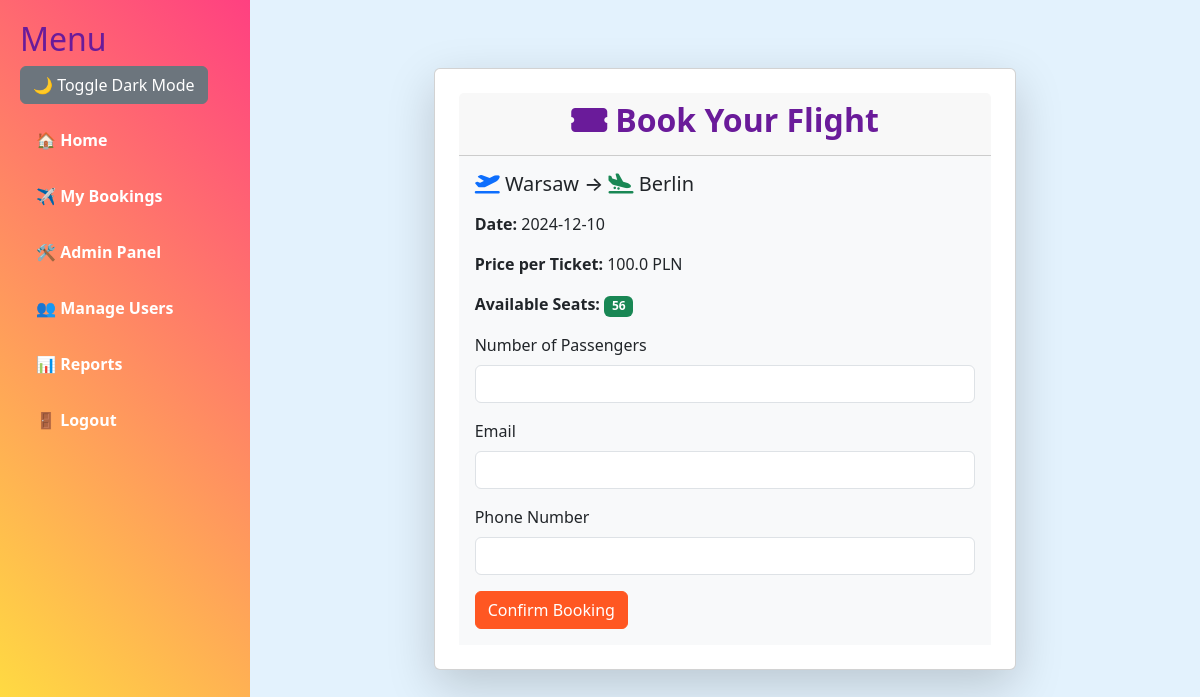
Before: /book/1 (signed in) with the older database file.
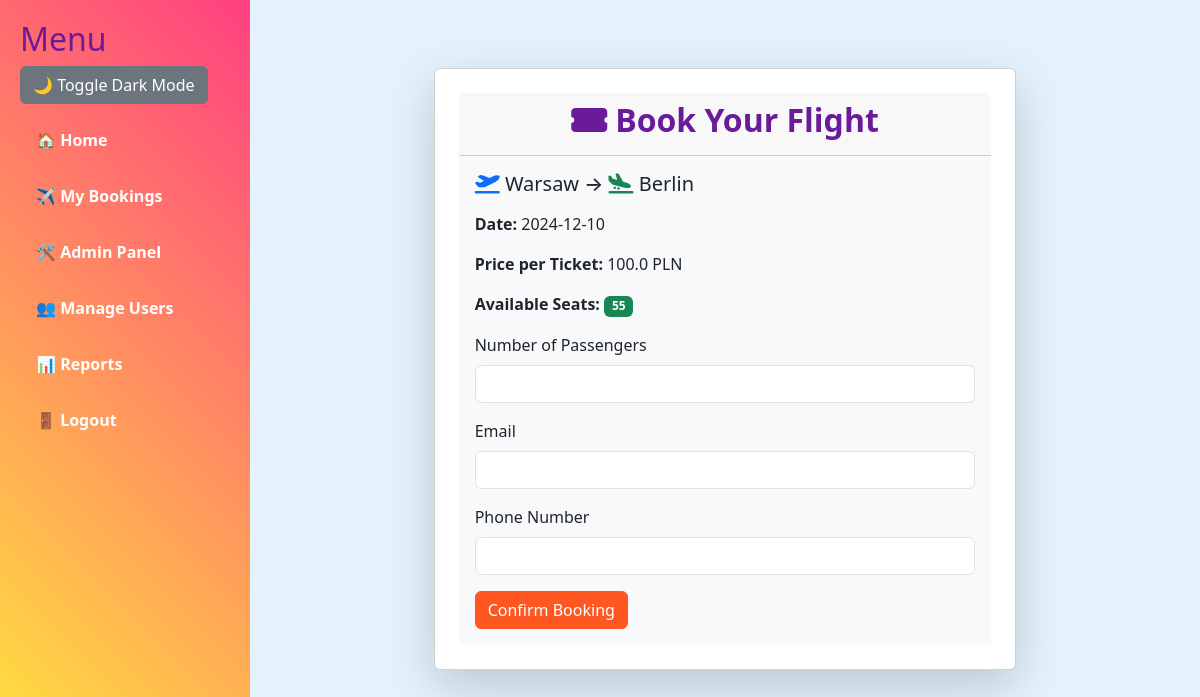
After: the same page with the newer database file.
### app.py (models this page shows)
class Flight(db.Model):
    id = db.Column(db.Integer, primary_key=True)
    departure_city = db.Column(db.String(100), nullable=False)
    arrival_city = db.Column(db.String(100), nullable=False)
    date = db.Column(db.String(100), nullable=False)
    price = db.Column(db.Float, nullable=False)
    available_seats = db.Column(db.Integer, nullable=False)

### app.py (the view, shortened to what this page needs)
@app.route("/book/<int:flight_id>", methods=["GET", "POST"])
@login_required
def book_flight(flight_id):
    flight = Flight.query.get_or_404(flight_id)
    return render_template("book.html", flight=flight)

### app.py (called while the page is built)
@login_manager.user_loader
def load_user(user_id):
    return User.query.get(int(user_id))

    @property
    def is_active(self):
        return True

### templates/book.html
{% extends "base.html" %}
{% block content %}
<div class="container-fluid">
    <div class="row justify-content-center my-5">
        <div class="col-md-8">
            <div class="card shadow-lg p-4 rounded">
                <div class="card-header bg-gradient-primary text-white text-center">
                    <h2 class="fw-bold"><i class="fas fa-ticket-alt me-2"></i>Book Your Flight</h2>
                </div>
                <div class="card-body bg-light">
                    <h5 class="text-dark mb-3">
                        <i class="fas fa-plane-departure text-primary"></i> {{ flight.departure_city }} →
                        <i class="fas fa-plane-arrival text-success"></i> {{ flight.arrival_city }}
                    </h5>
                    <p><strong>Date:</strong> {{ flight.date }}</p>
                    <p><strong>Price per Ticket:</strong> {{ flight.price }} PLN</p>
                    <p><strong>Available Seats:</strong>
                        {% if flight.available_seats > 0 %}
                            <span class="badge bg-success">{{ flight.available_seats }}</span>
                        {% else %}
                            <span class="badge bg-danger">Full</span>
                        {% endif %}
                    </p>
                    {% if flight.available_seats > 0 %}
                    <form method="POST" action="{{ url_for('book_flight', flight_id=flight.id) }}">
                        <div class="mb-3">
                            <label for="passengers" class="form-label">Number of Passengers</label>
                            <input type="number" class="form-control" id="passengers" name="passengers" required>
                        </div>
                        <div class="mb-3">
                            <label for="email" class="form-label">Email</label>
                            <input type="email" class="form-control" id="email" name="email" required>
                        </div>
                        <div class="mb-3">
                            <label for="phone" class="form-label">Phone Number</label>
                            <input type="text" class="form-control" id="phone" name="phone" required>
                        </div>
                        <button type="submit" class="btn btn-primary">Confirm Booking</button>
                    </form>
                    {% else %}
                        <p class="text-danger fw-bold">This flight is fully booked.</p>
                    {% endif %}
                </div>
            </div>
        </div>
    </div>
</div>
{% endblock %}

### templates/base.html (shortened to what this page needs)
<!DOCTYPE html>
<html lang="en">
<head>
<link rel="stylesheet" href="https://unpkg.com/leaflet/dist/leaflet.css" />
<link rel="stylesheet" href="{{ url_for('static', filename='css/styles.css') }}">
    <link rel="stylesheet" href="https://unpkg.com/leaflet/dist/leaflet.css" />
    <link rel="stylesheet" href="{{ url_for('static', filename='css/styles.css') }}">
    <link rel="stylesheet" href="https://cdn.jsdelivr.net/npm/bootstrap@5.3.0/dist/css/bootstrap.min.css">
    <link href="https://cdnjs.cloudflare.com/ajax/libs/font-awesome/6.0.0-beta3/css/all.min.css" rel="stylesheet">
</head>
<body>
    <div class="sidebar">
        <h2>Menu</h2>
        <button onclick="toggleDarkMode()" class="btn btn-secondary mb-3">
            🌙 Toggle Dark Mode
        </button>
        <ul class="nav flex-column">
            <li class="nav-item mb-3">
                <a class="nav-link" href="{{ url_for('index') }}">🏠 Home</a>
            </li>
            {% if current_user.is_authenticated %}
                <li class="nav-item mb-3">
                    <a class="nav-link" href="{{ url_for('my_bookings') }}">✈️ My Bookings</a>
                </li>
                {% if current_user.is_admin %}
                    <li class="nav-item mb-3">
                        <a class="nav-link" href="{{ url_for('admin') }}">🛠 Admin Panel</a>
                    </li>
                    <li class="nav-item mb-3">
                        <a class="nav-link" href="{{ url_for('manage_users') }}">👥 Manage Users</a>
                    </li>
                    <li class="nav-item mb-3">
                        <a class="nav-link" href="{{ url_for('admin_reports') }}">📊 Reports</a>
                    </li>
                {% endif %}
                <li class="nav-item mb-3">
                    <a class="nav-link" href="{{ url_for('logout') }}">🚪 Logout</a>
                </li>
            {% endif %}
        </ul>
    </div>
    <div class="main-content">
        {% block content %}{% endblock %}
    </div>
</body>
</html>

### static/css/styles.css (style rules this page uses)
body { font-family: Arial, sans-serif; margin: 0; padding: 0; background-color: #f9f9f9; color: #333; }

### templates/base.html (style rules this page uses)
body { background-color: #e3f2fd; margin: 0; display: flex; transition: background-color 0.3s, color 0.3s; }
.sidebar { background: linear-gradient(45deg, #ffeb3b, #ff4081); color: white; padding: 20px; height: 100vh; width: 250px; }
.sidebar a { color: white; font-weight: bold; text-decoration: none; }
.main-content { flex-grow: 1; padding: 20px; }
h1, h2, h3 { color: #6a1b9a; }
.btn-primary { background-color: #2196f3; border-color: #2196f3; }
.btn-primary { background-color: #ff5722; border-color: #ff5722; }

Changed rows visible on the page:
changed Flight "Warsaw": available_seats "56" → "55"
